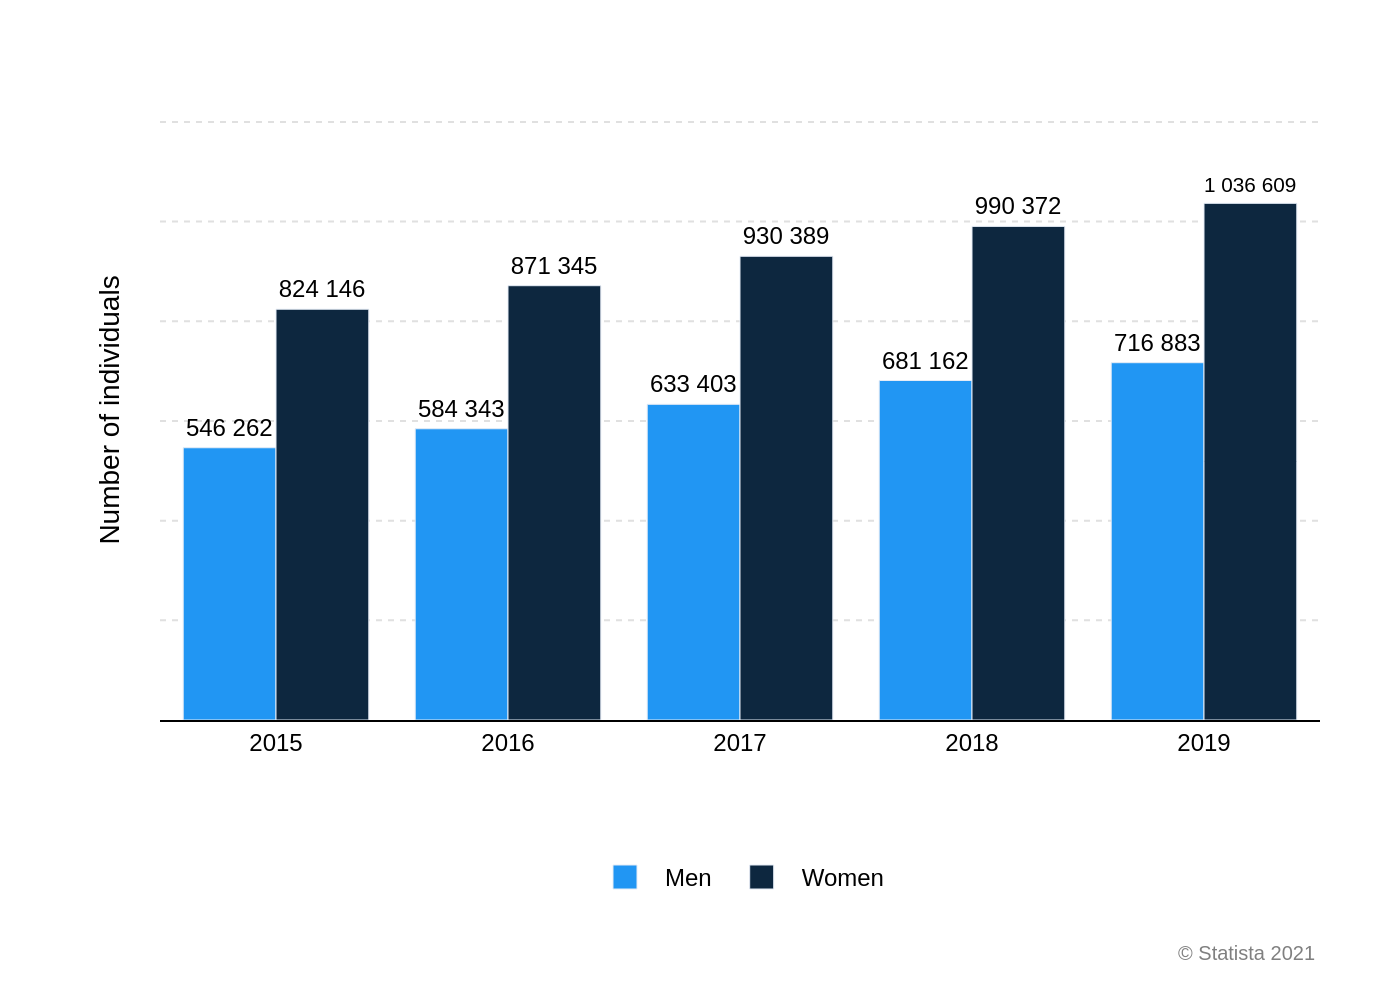

Python code for this plot:
import sys
import json
from pathlib import Path
import plotly.graph_objects as go

if len(sys.argv) != 2:
    print("Usage: python recreate_chart.py <path_to_json_file>")
    sys.exit(1)

json_path_str = sys.argv[1]
json_path = Path(json_path_str)

if not json_path.is_file():
    print(f"Error: JSON file not found at {json_path_str}")
    sys.exit(1)

try:
    with open(json_path, 'r', encoding='utf-8') as f:
        chart_spec = json.load(f)
except json.JSONDecodeError:
    print(f"Error: Could not decode JSON from {json_path_str}")
    sys.exit(1)

chart_data = chart_spec['chart_data']
texts = chart_spec['texts']
colors = chart_spec['colors']
categories = chart_data['categories']
series_list = chart_data['series']

fig = go.Figure()

max_y_value = 0
for s in series_list:
    current_max = max(s['data'])
    if current_max > max_y_value:
        max_y_value = current_max

for i, series in enumerate(series_list):
    text_labels = [f'{val:,}'.replace(',', ' ') for val in series['data']]
    fig.add_trace(go.Bar(
        name=series['name'],
        x=categories,
        y=series['data'],
        marker_color=colors[i],
        text=text_labels,
        textposition='outside',
        cliponaxis=False,
        textfont=dict(family="Arial", size=12)
    ))

fig.update_layout(
    barmode='group',
    font=dict(
        family="Arial",
        size=12,
        color="black"
    ),
    plot_bgcolor='white',
    paper_bgcolor='white',
    xaxis=dict(
        title_text=texts.get('x_axis_title') or None,
        showgrid=False,
        showline=True,
        linecolor='black',
        linewidth=1
    ),
    yaxis=dict(
        title_text=texts['y_axis_title'],
        showgrid=True,
        gridcolor='#e0e0e0',
        griddash='dot',
        showline=False,
        showticklabels=False,
        range=[0, max_y_value * 1.20]
    ),
    legend=dict(
        orientation="h",
        yanchor="bottom",
        y=-0.3,
        xanchor="center",
        x=0.5,
        traceorder='normal'
    ),
    margin=dict(l=80, r=40, t=50, b=140),
    annotations=[
        dict(
            text=texts['source'],
            showarrow=False,
            xref='paper',
            yref='paper',
            x=1,
            y=-0.4,
            xanchor='right',
            yanchor='bottom',
            align='right',
            font=dict(size=10, color='grey')
        )
    ]
)

output_filename = json_path.stem + '.png'
fig.write_image(output_filename, scale=2)
print(f"Chart saved as {output_filename}")
